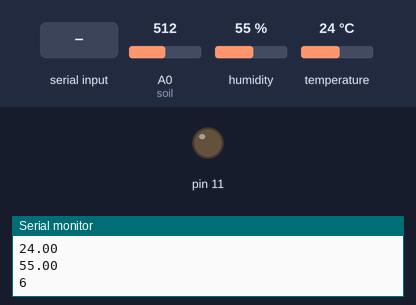
The sketch below on a simulated Arduino Uno, built with avr-gcc and run on an emulated ATmega328P. Shown: output pins drawn as LEDs (lit = HIGH), the last lines printed to the serial monitor. The test bench sets the inputs (shaded band); at power-on: A0 (soil) = 512, humidity 55 %, temperature 24 °C.

Above: at 1.2 s.
1.3 s: "o" received over Serial
At 10.8 s:
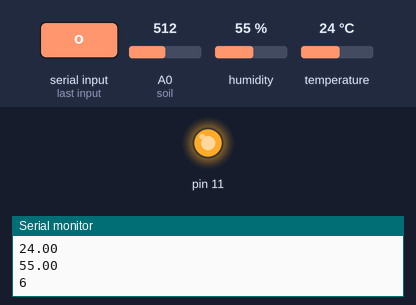
11.5 s: "c" received over Serial
At 20.5 s:
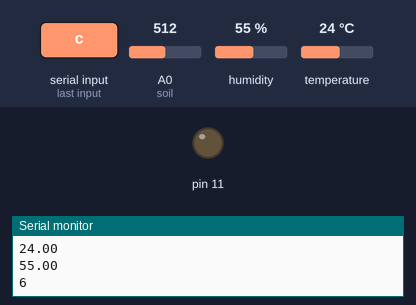
Timing chart, 0 to 22.0 s (numbered marks = the images above; inputs shaded):
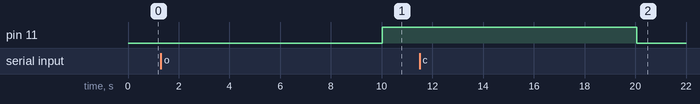

The sketch:

arduino.ino
```cpp
#include <dht.h>

dht DHT;

#define DHT11_PIN 7
int soil = A0;
int chk,soilval,motor;
char stat;

void setup(){
  Serial.begin(9600);
  pinMode(11,OUTPUT);
}

void loop()
{
  if(Serial.available()>0)
    {
      stat = Serial.read();
      if(stat=='o')
        digitalWrite(11,HIGH);
      else if(stat=='c')
        digitalWrite(11,LOW);
    }
  chk = DHT.read11(DHT11_PIN);
  soilval = analogRead(soil);
  soilval = map(soilval,550,0,0,100);
  Serial.println(DHT.temperature);
  Serial.println(DHT.humidity);
  Serial.println(soilval);
  delay(10000);
}
```

Measured:
- after the input at 1.3 s, pin 11: LOW → HIGH after 8.7 s
- after the input at 11.5 s, pin 11: HIGH → LOW after 8.5 s
